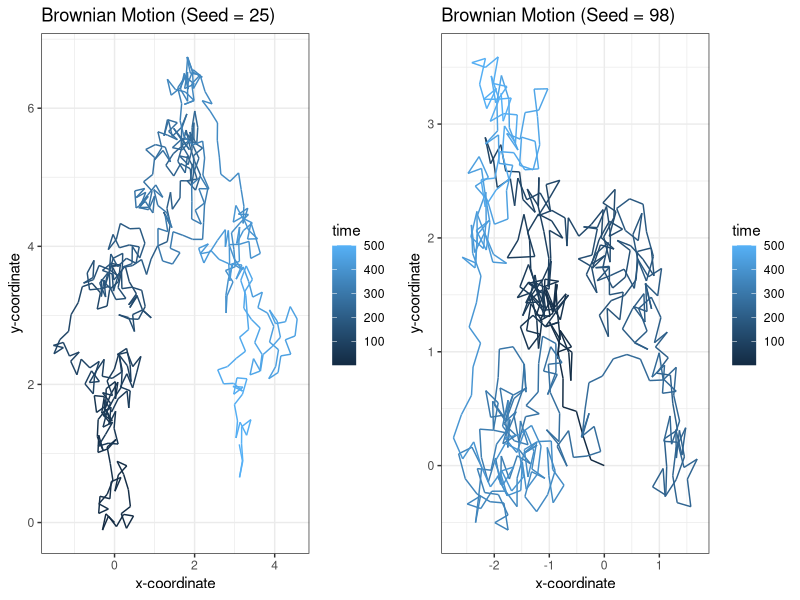

Write R code to recreate this figure.
#install.packages("ggplot2")
#install.packages("gridExtra")

library(ggplot2)
library(gridExtra)

random_walk  <- function (n_steps, seed = NULL) {
  
  if (!is.null(seed)) {
    set.seed(seed) # set the seed for reproducibility
  }
  
  df <- data.frame(x = rep(NA, n_steps), y = rep(NA, n_steps), time = 1:n_steps)
  
  df[1,] <- c(0,0,1) # starting point
  
  for (i in 2:n_steps) {
    
    h <- 0.25 # step size
    
    angle <- runif(1, min = 0, max = 2*pi) # random angle 
    
    df[i,1] <- df[i-1,1] + cos(angle)*h # update x-coordination
    
    df[i,2] <- df[i-1,2] + sin(angle)*h # update y-coordinate
    
    df[i,3] <- i # update time step
    
  }
  
  return(df)
  
}

# simulate two random walks with reproducible seeds

data1 <- random_walk(500, seed = 25 )

plot1 <- ggplot(aes(x = x, y = y), data = data1) +
  
  geom_path(aes(colour = time)) +
  
  theme_bw() +
  
  xlab("x-coordinate") +
  
  ylab("y-coordinate") +
  
  ggtitle ("Brownian Motion (Seed = 25)")


data2 <- random_walk(500, seed = 98)

plot2 <- ggplot(aes(x = x, y = y), data = data2) +
  
  geom_path(aes(colour = time)) +
  
  theme_bw() +
  
  xlab("x-coordinate") +
  
  ylab("y-coordinate") +
  
  ggtitle("Brownian Motion (Seed = 98)")

grid.arrange(plot1, plot2, ncol=2)
